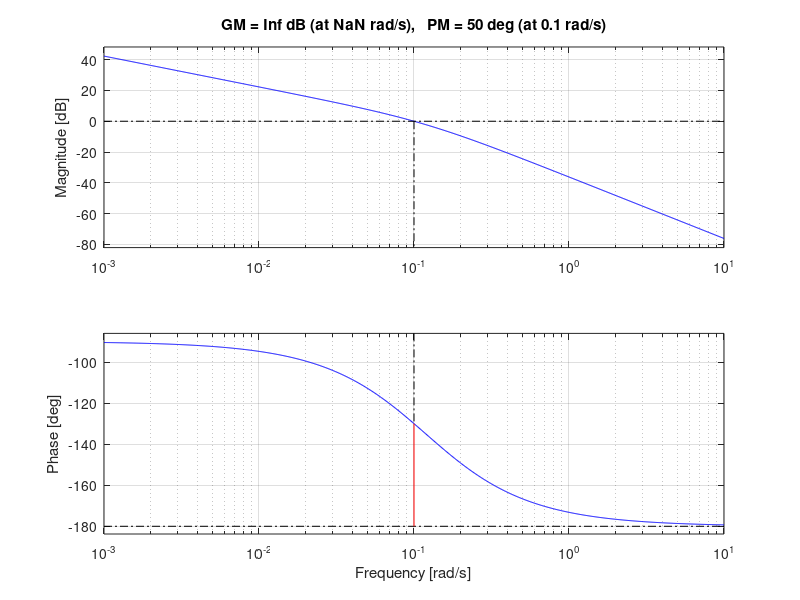

Recreate this plot in MATLAB.
%% 5.3 a

s = tf('s')
% syms s

K = 0.16;
T = 75;
Hb = (K/(s*(T*s+1))); % Transfer function for baot system from p5.2b

% We want these values
omegac = 0.1;
% 50 phase margin, omegac at -180+50=-130 degrees

Tf = -1/(omegac*tand(130)); % Want omegac ca = 0.1
Kpd = sqrt(Tf^2*omegac^4+omegac^2)/K; % Controller gain, we need a phase margin of 50 degrees (not rad)
Td = T; % Time constant that cancels out the systems time constant

Hpd = Kpd*(Td*s+1)/(Tf*s+1);

Hol = Hb*Hpd

% bode(Hol) ja
[Gm,Pm,Wcg,Wcp] = margin(Hol)
margin(Hol)






